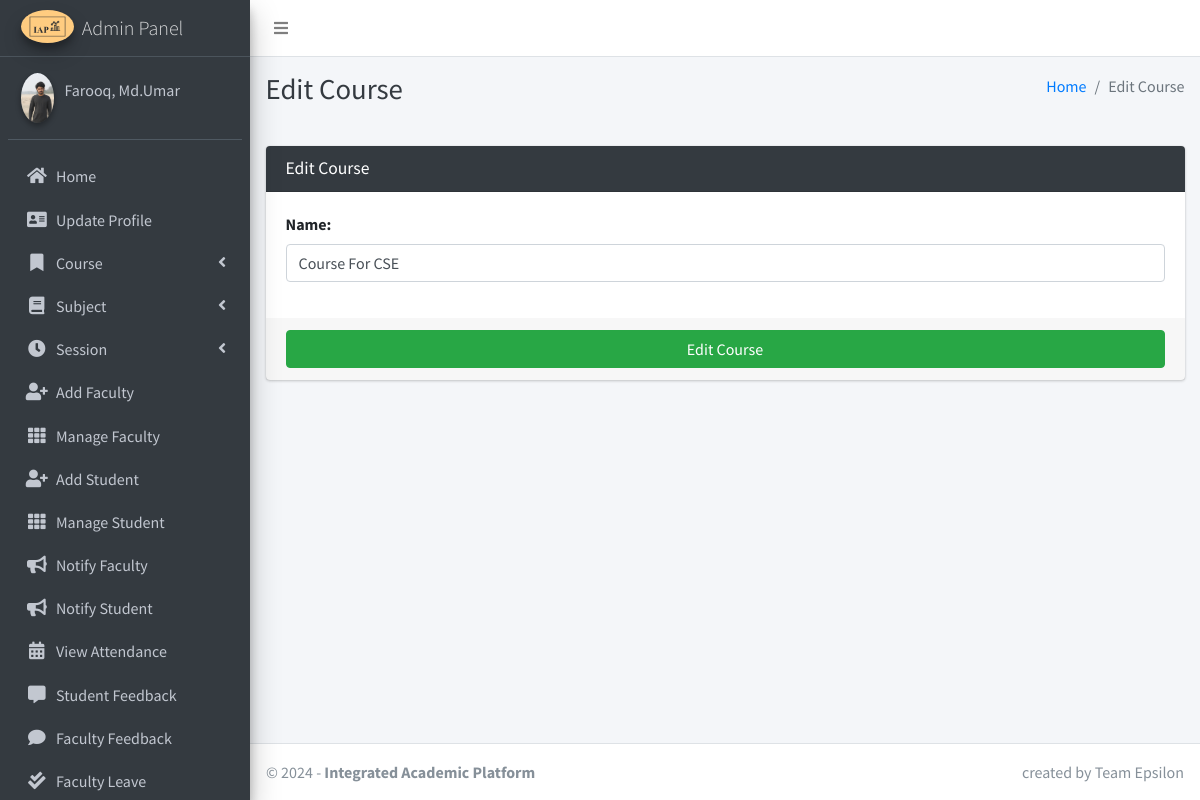
Screenshot of /course/edit/1 (signed in) with the database file from the repository.
### main_app/models.py (models this page shows, shortened)
class CustomUser(AbstractUser):
    USER_TYPE = ((1, "HOD"), (2, "Staff"), (3, "Student"))
    GENDER = [("M", "Male"), ("F", "Female")]
    username = None  # Removed username, using email instead
    email = models.EmailField(unique=True)
    user_type = models.CharField(default=1, choices=USER_TYPE, max_length=1)
    gender = models.CharField(max_length=1, choices=GENDER)
    profile_pic = models.ImageField()
    address = models.TextField()
    fcm_token = models.TextField(default="")  # For firebase notifications
    created_at = models.DateTimeField(auto_now_add=True)
    updated_at = models.DateTimeField(auto_now=True)
    USERNAME_FIELD = "email"
    REQUIRED_FIELDS = []
    objects = CustomUserManager()
    def __str__(self):
        return self.last_name + ", " + self.first_name

class Course(models.Model):
    name = models.CharField(max_length=120)
    created_at = models.DateTimeField(auto_now_add=True)
    updated_at = models.DateTimeField(auto_now=True)

### main_app/hod_views.py (the view, shortened to what this page needs)
def edit_course(request, course_id):
    instance = get_object_or_404(Course, id=course_id)
    form = CourseForm(request.POST or None, instance=instance)
    context = {
        'form': form,
        'course_id': course_id,
        'page_title': 'Edit Course'
    }
    return render(request, 'hod_template/edit_course_template.html', context)

### main_app/forms.py
class CourseForm(FormSettings):
    def __init__(self, *args, **kwargs):
        super(CourseForm, self).__init__(*args, **kwargs)
    class Meta:
        fields = ['name']
        model = Course

### main_app/templates/hod_template/edit_course_template.html
{% extends 'main_app/base.html' %}
{% load static %}
{% block page_title %}{{page_title}}{% endblock page_title %}
{% block content %}
<section class="content">
    <div class="container-fluid">
        <div class="row">
            <div class="col-md-12">
                <div class="card card-dark">
                    <div class="card-header">
                        <h3 class="card-title">{{page_title}}</h3>
                    </div>
                    {% include "main_app/form_template.html" with messages=messages  form=form button_text="Edit Course"%}
                </div>
            </div>
        </div>
    </div>
</section>
{% endblock content %}

### main_app/templates/main_app/sidebar_template.html (shortened to what this page needs)
{% load static %}
<aside class="main-sidebar sidebar-dark-info elevation-4">
    {% if request.user.user_type == '1' %}
    <a href="{% url 'admin_home' %}" class="brand-link">
        <img src="{% static 'dist/img/image.png' %} " alt="image Logo"
            class="brand-image img-circle elevation-3" >
        <span class="brand-text font-weight-light">Admin Panel</span>
    </a>
    <div class="sidebar">
        <div class="user-panel mt-3 pb-3 mb-3 d-flex">
            <div class="image">
                <img src="{{ request.user.profile_pic}}" class="img-circle elevation-2" alt="User Image">
            </div>
            <div class="info">
                <a href="#" class="d-block">{{user}}</a>
            </div>
        </div>
        <nav class="mt-2">
            <ul class="nav nav-pills nav-sidebar flex-column" data-widget="treeview" role="menu" data-accordion="false">
                <li class="nav-item">
                    {% url 'admin_home' as admin_home %}
                    <a href="{{admin_home}}" class="nav-link {% if admin_home == request.path %} active {% endif %}">
                        <i class="nav-icon fas fa-home"></i>
                        <p>
                            Home
                        </p>
                    </a>
                </li>
                <li class="nav-item">
                    {% url 'admin_view_profile' as admin_view_profile %}
                    <a href="{{admin_view_profile}}"
                        class="nav-link {% if admin_view_profile == request.path %} active {% endif %}">
                        <i class="nav-icon fas fa-address-card"></i>
                        <p>
                            Update Profile
                        </p>
                    </a>
                </li>
                <li class="nav-item has-treeview">
                    <a href="#" class="nav-link">
                        <i class="nav-icon fas fa-bookmark"></i>
                        <p>
                            Course
                            <i class="fas fa-angle-left right"></i>
                        </p>
                    </a>
                </li>
                <li class="nav-item has-treeview">
                    <a href="#" class="nav-link">
                        <i class="nav-icon fas fa-book"></i>
                        <p>
                            Subject
                            <i class="fas fa-angle-left right"></i>
                        </p>
                    </a>
                </li>
                <li class="nav-item has-treeview">
                    <a href="#" class="nav-link">
                        <i class="nav-icon fas fa-clock"></i>
                        <p>
                            Session
                            <i class="fas fa-angle-left right"></i>
                        </p>
                    </a>
                </li>
                <li class="nav-item">
                    {% url 'add_staff' as add_staff %}
                    <a href="{{add_staff}}" class="nav-link {% if add_staff == request.path %} active {% endif %}">
                        <i class="nav-icon fas fa-user-plus"></i>
                        <p>
                            Add Faculty
                        </p>
                    </a>
                </li>
                <li class="nav-item">
                    {% url 'manage_staff' as manage_staff %}
                    {% url 'edit_staff' staff_id as edit_staff %}
                    <a href="{{manage_staff}}"
                        class="nav-link {% if manage_staff == request.path or request.path == edit_staff %} active {% endif %}">
                        <i class="nav-icon fas fa-th"></i>
                        <p>
                            Manage Faculty
                        </p>
                    </a>
                </li>
                <li class="nav-item">
                    {% url 'add_student' as add_student%}
                    <a href="{{add_student}}" class="nav-link  {% if add_student == request.path %} active {% endif %}">
                        <i class="nav-icon fas fa-user-plus"></i>
                        <p>
                            Add Student
                        </p>
                    </a>
                </li>
                <li class="nav-item">
                    {% url 'manage_student' as manage_student %}
                    {% url 'edit_student' student_id as edit_student %}
                    <a href="{{manage_student}}"
                        class="nav-link  {% if edit_student == request.path or manage_student == request.path %} active {% endif %}">
                        <i class="nav-icon fas fa-th"></i>
                        <p>
                            Manage Student
                        </p>
                    </a>
                </li>
                <li class="nav-item">
                    {% url 'admin_notify_staff' as admin_notify_staff %}
                    <a href="{{admin_notify_staff}}"
                        class="nav-link {% if admin_notify_staff == request.path %} active {% endif %}">
                        <i class="nav-icon fas fa-bullhorn"></i>
                        <p>
                            Notify Faculty
                        </p>
                    </a>
                </li>
                <li class="nav-item">
                    {% url 'admin_notify_student' as admin_notify_student %}
                    <a href="{{admin_notify_student}}"
                        class="nav-link {% if admin_notify_student == request.path %} active {% endif %}">
                        <i class="nav-icon fas fa-bullhorn"></i>
                        <p>
                            Notify Student
                        </p>
                    </a>
                </li>
                <li class="nav-item">
                    {% url 'admin_view_attendance' as admin_view_attendance %}
                <li class="nav-item">
                    <a href="{{admin_view_attendance}}"
                        class="nav-link  {% if admin_view_attendance == request.path %} active {% endif %}">
                        <i class="nav-icon fas fa-calendar-alt"></i>
                        <p>
                            View Attendance
                        </p>
                    </a>
                </li>
                <li class="nav-item">
                    {% url 'student_feedback_message' as student_feedback_message %}
                    <a href="{{ student_feedback_message }}"
                        class="nav-link  {% if student_feedback_message == request.path %} active {% endif %}">
                        <i class="nav-icon fas fa-comment-alt"></i>
                        <p>
                            Student Feedback
                        </p>
                    </a>
                </li>
                <li class="nav-item">
                    {% url 'staff_feedback_message' as staff_feedback_message %}
                    <a href="{{staff_feedback_message}}"
                        class="nav-link   {% if staff_feedback_message == request.path %} active {% endif %}">
                        <i class="nav-icon fas fa-comment"></i>
                        <p>
                            Faculty Feedback
                        </p>
                    </a>
                </li>
                <li class="nav-item">
                    {% url 'view_staff_leave' as view_staff_leave %}
                    <a href="{{view_staff_leave}}"
                        class="nav-link  {% if view_staff_leave == request.path %} active {% endif %}">
                        <i class="nav-icon fas fa-check-double"></i>
                        <p>
                            Faculty Leave
                        </p>
                    </a>
                </li>
                                        {% endif %}
                                    </ul>
                                </nav>
                            </div>
</aside>

### main_app/templates/main_app/form_template.html (shortened to what this page needs)
<form role="form" method="POST" enctype="multipart/form-data">
    <div class="card-body">
        {% for field in form  %}
        <div class="form-group">
            {{field.label_tag}}
            {{field}}
        </div>
        {% endfor %}
    </div>
    <div class="card-footer">
        <button type="submit" class="btn btn-success btn-block">
            {% if button_text %}
            {{button_text}}
            {% else %}
            Submit
            {% endif %}
        </button>
    </div>
</form>

### rows the page displays
CustomUser: user.profile_pic (picture), last_name+first_name "Farooq, Md.Umar"
Course: form "Course For CSE"

### other values shown
{{ page_title }} "Edit Course"
{{ field.label_tag }} "Name:"
{{ button_text }} "Edit Course"
